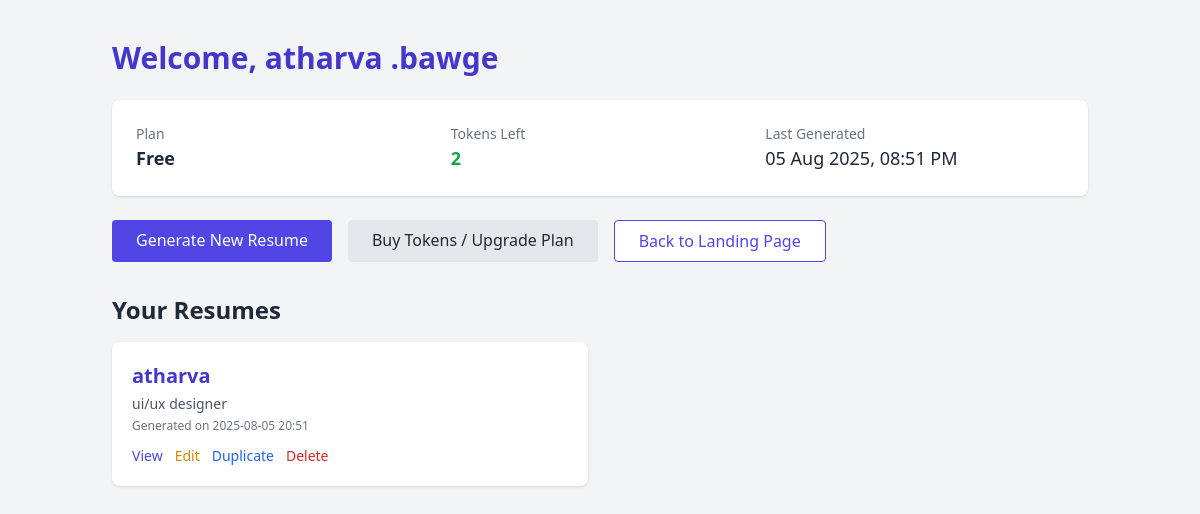
The page /dashboard (signed in) on the database its author committed.
### models.py (models this page shows, shortened)
class User(UserMixin, db.Model):
    id = db.Column(db.Integer, primary_key=True)
    username = db.Column(db.String(80), unique=True, nullable=False)
    email = db.Column(db.String(120), unique=True, nullable=False)
    password = db.Column(db.String(200), nullable=False)
    first_name = db.Column(db.String(30))
    last_name = db.Column(db.String(30))
    plan = db.Column(db.String(20), default='free')
    tokens = db.Column(db.Integer, default=3)
    last_token_reset = db.Column(db.DateTime, default=datetime.utcnow)
    last_generated = db.Column(db.DateTime, nullable=True)
    resumes = db.relationship('Resume', backref='user', lazy=True)
    purchases = db.relationship('Purchase', backref='user', lazy=True)

class Resume(db.Model):
    id = db.Column(db.Integer, primary_key=True)
    user_id = db.Column(db.Integer, db.ForeignKey('user.id'), nullable=False)
    name = db.Column(db.String(100))
    profession = db.Column(db.String(100))
    email = db.Column(db.String(120))
    phone = db.Column(db.String(20))
    linkedin = db.Column(db.String(150))
    bio = db.Column(db.Text)
    skills = db.Column(db.Text)
    job_title = db.Column(db.String(100))
    company = db.Column(db.String(100))
    job_desc = db.Column(db.Text)
    degree = db.Column(db.String(100))
    institute = db.Column(db.String(150))
    grad_year = db.Column(db.String(10))
    profile_pic_url = db.Column(db.String(300))
    template = db.Column(db.String(50), default='classic')
    timestamp = db.Column(db.DateTime, default=datetime.utcnow)

### app.py (the view)
@app.route('/dashboard')
@login_required
def dashboard():
    resumes = Resume.query.filter_by(user_id=current_user.id).order_by(Resume.timestamp.desc()).all()
    return render_template('dashboard.html', resumes=resumes)

### app.py (called while the page is built)
@login_manager.user_loader
def load_user(user_id):
    return User.query.get(int(user_id))

### templates/dashboard.html (shortened to what this page needs)
<!DOCTYPE html>
<html lang="en">
<head>
  <script src="https://cdn.tailwindcss.com"></script>
</head>
<body class="bg-gray-100 text-gray-800 font-sans">
  <div class="max-w-5xl mx-auto px-6 py-10">
    <h1 class="text-3xl font-bold mb-6 text-indigo-700">Welcome, {{ current_user.username }}</h1>
    <div class="bg-white p-6 rounded-lg shadow mb-6">
      <div class="grid grid-cols-1 md:grid-cols-3 gap-4">
        <div>
          <p class="text-sm text-gray-500">Plan</p>
          <p class="text-lg font-semibold capitalize">{{ current_user.plan }}</p>
        </div>
        <div>
          <p class="text-sm text-gray-500">Tokens Left</p>
          <p class="text-lg font-semibold text-green-600">{{ current_user.tokens }}</p>
        </div>
        <div>
          <p class="text-sm text-gray-500">Last Generated</p>
          <p class="text-lg font-medium">
            {% if current_user.last_generated %}
              {{ current_user.last_generated.strftime('%d %b %Y, %I:%M %p') }}
            {% else %}
              Never
            {% endif %}
          </p>
        </div>
      </div>
    </div>
    <div class="flex flex-wrap gap-4 mb-8">
      <a href="{{ url_for('start') }}" class="bg-indigo-600 text-white px-6 py-2 rounded hover:bg-indigo-700">
        Generate New Resume
      </a>
      <a href="{{ url_for('pricing') }}" class="bg-gray-200 text-gray-800 px-6 py-2 rounded hover:bg-gray-300">
        Buy Tokens / Upgrade Plan
      </a>
      <a href="{{ url_for('index') }}" class="bg-white border border-indigo-600 text-indigo-600 px-6 py-2 rounded hover:bg-indigo-50">
        Back to Landing Page
      </a>
    </div>
    <h2 class="text-2xl font-semibold mb-4">Your Resumes</h2>
    {% if resumes %}
      <div class="grid md:grid-cols-2 gap-6">
        {% for resume in resumes %}
          <div class="bg-white p-5 rounded-lg shadow">
            <h3 class="text-xl font-bold text-indigo-700 mb-1">{{ resume.name }}</h3>
            <p class="text-sm text-gray-600 mb-1">{{ resume.profession }}</p>
            <p class="text-xs text-gray-500">Generated on {{ resume.timestamp.strftime('%Y-%m-%d %H:%M') }}</p>
            <div class="flex gap-3 mt-3 text-sm">
              <a href="{{ url_for('view_resume', resume_id=resume.id) }}" class="text-indigo-600 hover:underline">View</a>
              <a href="{{ url_for('edit_resume', resume_id=resume.id) }}" class="text-yellow-600 hover:underline">Edit</a>
              <a href="{{ url_for('edit_resume', resume_id=resume.id, duplicate=1) }}" class="text-blue-600 hover:underline">Duplicate</a>
              <form method="POST" action="{{ url_for('delete_resume', resume_id=resume.id) }}" onsubmit="return confirm('Are you sure you want to delete this resume?');">
                <button type="submit" class="text-red-600 hover:underline bg-transparent border-none p-0 m-0">Delete</button>
              </form>
            </div>
          </div>
        {% endfor %}
      </div>
    {% else %}
      <p class="text-gray-500">No resumes generated yet. Start building one now!</p>
    {% endif %}
  </div>
</body>
</html>

### rows shown on the page
User: username "atharva .bawge", plan "Free", tokens "2", last_generated "05 Aug 2025, 08:51 PM"
Resume: name "atharva", profession "ui/ux designer", timestamp "2025-08-05 20:51"
